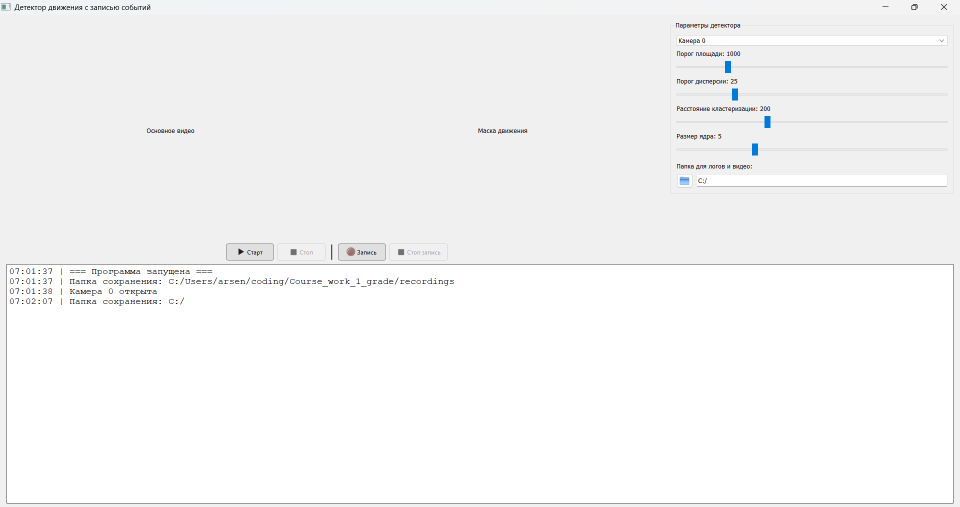
#> input picture media/interface.png, 1919 x 1013 px (shown at 1/2 size)
$ python -i app_detector.py   (imports and definitions only)
#> lines starting #> are read from the running program, lines starting #| are printed output that depends on the picture; after the words box and inside, x2 and y2 are one past the last pixel; in counts of white or black regions, pixels touching at a corner belong together
#> further down, picture is the input picture: shape (1013, 1919, 3); mean B, G, R 245.6, 245.4, 245.3
import sys
import cv2
import numpy as np
from PyQt5.QtCore import QTimer, Qt
from PyQt5.QtGui import QImage, QPixmap
from PyQt5.QtWidgets import (QApplication, QLabel, QVBoxLayout, QWidget, QFileDialog,
                             QPushButton, QSlider, QHBoxLayout, QGroupBox, QLineEdit)
from sklearn.cluster import DBSCAN
from datetime import datetime, timedelta
import os


class MotionDetector:
    def __init__(self, min_area=1000, sub_threshold=25, distance_threshold=200):
        '''
        Docstring для MotionDetector

        :param min_area: параметр отвечающий за минимальный размер bbox маски
        :param sub_threshold: порог дисперсии, пиксели с дисперсией ниже этого порога считаются фоновыми.
        :param distance_threshold: расстояние для кластеризации
        '''
        # TODO: сделать автоматическая калибровка при использовании флажка
        self.min_area = min_area
        self.sub_threshold = sub_threshold
        self.distance_threshold = distance_threshold

        # Инициализация детекторов
        self.update_subtractor()
        self.update_cluster()

        self.kernel = cv2.getStructuringElement(cv2.MORPH_ELLIPSE, (5, 5))  # ядро для применения поиска

    def update_subtractor(self):
        """Обновляет фоновый вычитатель"""
        # Создание фонового вычитателя
        self.sub = cv2.createBackgroundSubtractorMOG2(
            history=100,  # длина истории
            varThreshold=self.sub_threshold,  # порог дисперсии
            detectShadows=True  # обнаружение теней
        )

    def update_cluster(self):
        """Обновляет кластеризатор"""
        # Создание кластеризатора
        self.cluster = DBSCAN(eps=self.distance_threshold, min_samples=1)

    def detect(self, frame):
        '''
        Docstring для detect

        :param frame: отдельный кадр
        '''
        # Фоновая субтракция
        fg_mask = self.sub.apply(frame)
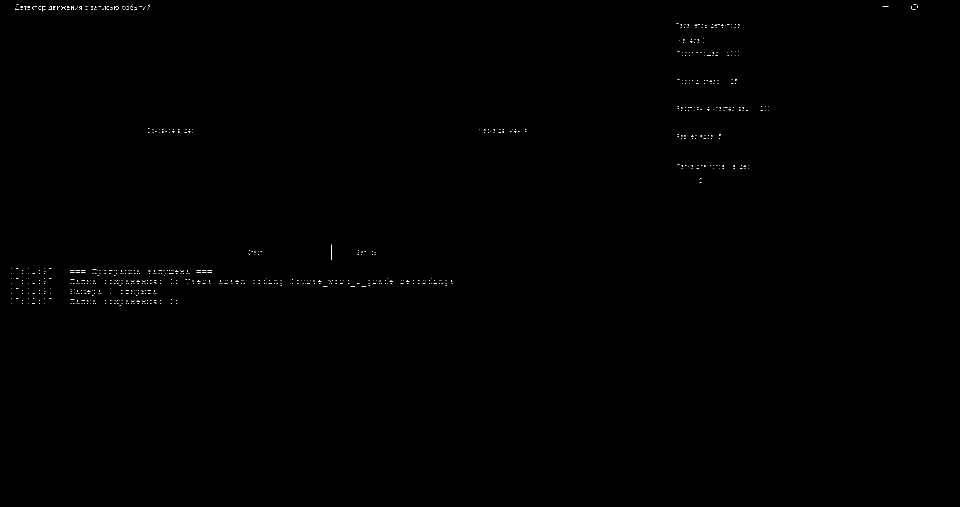
#> fg_mask: shape (1013, 1919) (shown at 1/2 size); values 127 (black) and 255 (white), 0.12% white in thin lines or dots, all inside (x1, y1, x2, y2) = (23, 8, 1835, 611)

        # Удаление шума
        fg_mask = cv2.morphologyEx(fg_mask, cv2.MORPH_OPEN, self.kernel)  # открытие
#> fg_mask: shape (1013, 1919); every value is 127
        # Заполнение отверстий
        fg_mask = cv2.morphologyEx(fg_mask, cv2.MORPH_CLOSE, self.kernel)  # закрытие
        # Усреднение значений пикселей
        fg_mask = cv2.medianBlur(fg_mask, 5)  # медианная фильтрация

        # Поиск контура
        contours, _ = cv2.findContours(fg_mask, cv2.RETR_EXTERNAL, cv2.CHAIN_APPROX_SIMPLE)
#> contours = [[[0, 0], [0, 1012], [1918, 1012], [1918, 0]]]

        motion_boxes = []
        for contour in contours:
            # Площадь многоугольника ограниченного контуром
            area = cv2.contourArea(contour)
            # Отсеивание по размеру
            if area > self.min_area:
                # Поиск крайних точек TODO: улучшить алгоритм поиска
                x, y, w, h = cv2.boundingRect(contour)
                motion_boxes.append((x, y, w, h))
#> this loop made 1 pass
#> (contour, area, x, y, w, h) on pass 1: ([[0, 0], [0, 1012], [1918, 1012], [1918, 0]], 1941016, 0, 0, 1919, 1013)
#> after the loop, motion_boxes = [(0, 0, 1919, 1013)]

        if len(motion_boxes) == 0:
            return [], fg_mask

        centers = [(x + w / 2, y + h / 2) for x, y, w, h in motion_boxes]
#> centers = [(959.5, 506.5)]

        # Кластеризация по центрам
        clusters = self.cluster.fit(centers)

        merged_boxes = []
        for label in set(clusters.labels_):
            # Объединение bboxes
            clustered_boxes = np.array(motion_boxes)[clusters.labels_ == label]
            x_min = clustered_boxes[:, 0].min()
            y_min = clustered_boxes[:, 1].min()
            x_max = (clustered_boxes[:, 0] + clustered_boxes[:, 2]).max()
            y_max = (clustered_boxes[:, 1] + clustered_boxes[:, 3]).max()
            merged_boxes.append((x_min, y_min, x_max - x_min, y_max - y_min))
#> this loop made 1 pass
#> after the loop, merged_boxes = [(0, 0, 1919, 1013)]

        return merged_boxes, fg_mask


class VideoDisplay(QLabel):
    # [23 lines left out: functions __init__, update_frame, not called in this run]


class MainWindow(QWidget):
    # [206 lines left out: functions __init__, init_ui, start_recording, stop_recording, browse_folder, save_frame and 1 more, not called in this run]

    def on_area_change(self, value):
        self.detector.min_area = value
        self.area_label.setText(f"Порог площади: {value}")

    # [9 lines left out: functions on_threshold_change, on_distance_change, not called in this run]

    def on_kernel_change(self, value):
        self.update_kernel_size()

    # [76 lines left out: functions init_camera, start_capture, process_frame, stop_capture, closeEvent, not called in this run]


# [5 lines not run here, left out]

>>> import cv2
>>> picture = cv2.imread('media/interface.png')
>>> result = MotionDetector().detect(picture)
